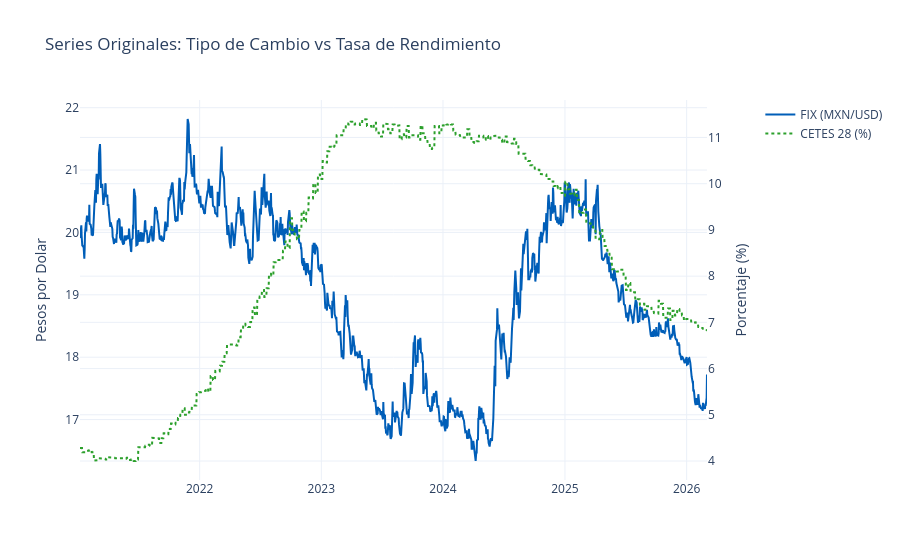

The notebook cell saved with this chart:
### Code cell
# Visualizacion de las series originales
fig = make_subplots(specs=[[{"secondary_y": True}]])

fig.add_trace(
    go.Scatter(x=df.index, y=df['FIX'], name="FIX (MXN/USD)", line=dict(color='#005EB8')),
    secondary_y=False
)

fig.add_trace(
    go.Scatter(x=df.index, y=df['CETES_28'], name="CETES 28 (%)", line=dict(color='#2ca02c', dash='dot')),
    secondary_y=True
)

fig.update_layout(
    title_text="Series Originales: Tipo de Cambio vs Tasa de Rendimiento",
    hovermode='x unified',
    template='plotly_white'
)
fig.update_yaxes(title_text="Pesos por Dolar", secondary_y=False)
fig.update_yaxes(title_text="Porcentaje (%)", secondary_y=True)

fig.show()

### Figure 1 — Plotly figure (JSON) as saved in the notebook; plotly's stock layout.template omitted (floating-point values rounded to 4 significant figures; data arrays with more than 128 entries replaced by an {"elided": "..."} marker saying what was removed)
{"data": [{"line": {"color": "#005EB8"}, "name": "FIX (MXN/USD)", "type": "scatter", "x": {"elided": "1344 str values"}, "xaxis": "x", "y": {"elided": "1344 float values"}, "yaxis": "y"}, {"line": {"color": "#2ca02c", "dash": "dot"}, "name": "CETES 28 (%)", "type": "scatter", "x": {"elided": "1344 str values"}, "xaxis": "x", "y": {"elided": "1344 float values"}, "yaxis": "y2"}], "layout": {"hovermode": "x unified", "title": {"text": "Series Originales: Tipo de Cambio vs Tasa de Rendimiento"}, "xaxis": {"anchor": "y", "domain": [0, 0.94]}, "yaxis": {"anchor": "x", "domain": [0, 1], "title": {"text": "Pesos por Dolar"}}, "yaxis2": {"anchor": "x", "overlaying": "y", "side": "right", "title": {"text": "Porcentaje (%)"}}}}
